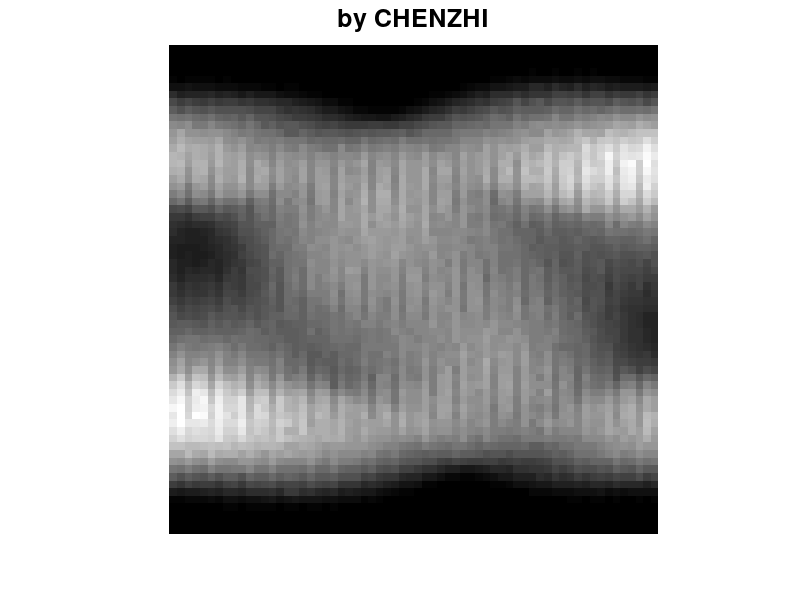

MATLAB code for this plot:
clear; close all;
path(path,genpath(pwd));
fullscreen = get(0,'ScreenSize');

load('cardiac_sequence_64');
ytu = cardiac_phantom_64(:,:,6);
I = reshape(ytu,4096,1);



load('SystemMatrix');
G1 = systemmatrix;


f = G1 * I;
f =  reshape(f,64,64);



imshow(f,[]);
colormap('jet');
title('by CHENZHI','fontsize',18); 